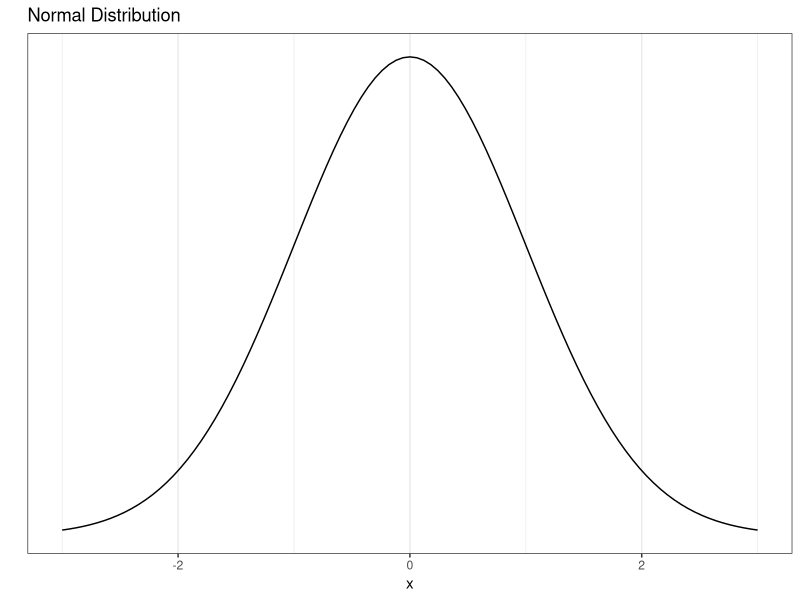

R code for this plot:
## ---- chunk 1
if(!require(ggplot2)) {
  install.packages("ggplot2")
  library(ggplot2)
}
## ---- chunk 2
ggplot(data = data.frame(x = c(-3, 3)), aes(x)) +
  stat_function(fun = dnorm, n = 101, args = list(mean = 0, sd = 1)) + 
  labs(title = "Normal Distribution", x="x", y="") +
  scale_y_continuous(breaks = NULL) +
  theme_bw()
